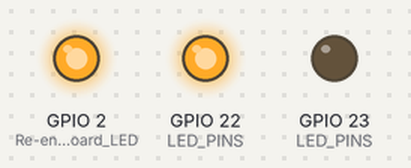
This program was run on a simulated ESP32. Parts: output pins drawn as LEDs (lit = HIGH). Pins used as bus, display or sensor lines are not drawn; what the program prints to the serial monitor is not drawn.

Above: at 4.4 s.
At 8.9 s:
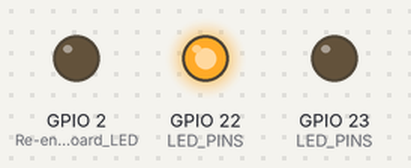
Timing chart, 0 to 10.6 s (numbered marks = the images above):
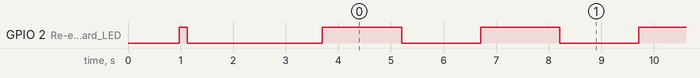

The program:

main.cpp
```cpp
#include <Arduino.h>
#include <array>
#include <algorithm>
#include <HardwareSerial.h>   // for Serial1/Serial2

//––– UART-based channel test helper –––
struct HardwareSerialTest {
  int tx_pin_txsl;     // ESP32 pin connected to TXSL A-side
  int rx_pin_txsr;     // ESP32 pin connected to TXSR A-side
  HardwareSerial* serial_port;
  String test_name;
};

// forward-declare the serial test function
String run_hardware_serial_tests(int tx1, int rx1, int ch1, int tx2, int rx2, int ch2);

// LED pins
constexpr int LED_PINS[] = {22, 23, 2};  // D22, D23, onboard LED (Note that TX0 and RX0 disable USB serial)

// TXS0108E OE pin
constexpr int TXS_OE = 15;  // Net-(TXS2-INIT/ENA)

// TXS0108E A-side pins (connected to ESP32)
// TXSL A-side pins
constexpr int TXSL_A_PINS[] = {13, 12, 14, 27, 26, 25, 33, 32};  // A1-A8 goes top to bottom
// TXSR A-side pins
constexpr int TXSR_A_PINS[] = {2, 4, 16, 17, 5, 18, 19, 21};     // A1-A8 goes bottom to top

// Record UART subtest pass/fail for channel 1 and 2
bool test_uart_ch1 = false;
bool test_uart_ch2 = false;

// Per-channel test result tracking
constexpr int NUM_CHANNELS = 8;
std::array<bool, NUM_CHANNELS> test1_high_pass = {false};
std::array<bool, NUM_CHANNELS> test1_low_pass  = {false};
std::array<bool, NUM_CHANNELS> test2_high_pass = {false};
std::array<bool, NUM_CHANNELS> test2_low_pass  = {false};
// Add more arrays if you add more tests

String test_results = "Failed Pin Numbers: ";
String output_message = "{\"msg\":\"";

String make_fail_msg(const std::array<bool, NUM_CHANNELS>& test, const char* label) {
  String msg = String(label) + ":";
  bool any_failed = false;
  for (int i = 0; i < NUM_CHANNELS; ++i) {
    if (!test[i]) {
      if (any_failed) msg += ",";
      msg += String(i+1);
      any_failed = true;
    }
  }
  if (!any_failed) msg += "None";
  return msg;
}

//–––––– Run two UART‐driven channel tests at once, report any failed channel numbers ––––––
String run_hardware_serial_tests(int tx1, int rx1, int ch1, int tx2, int rx2, int ch2) {
  // 1) Begin each UART with the given pins at 9600 baud
  Serial1.begin(9600, SERIAL_8N1, rx1, tx1);
  Serial2.begin(9600, SERIAL_8N1, rx2, tx2);

  // 2) Send a short ASCII test string on each UART
  Serial1.print("TEST_"); Serial1.print(tx1);  // embed pin in payload if you like
  Serial2.print("TEST_"); Serial2.print(tx2);
  delay(50);

  // 3) Collect incoming bytes (with a 100 ms timeout)
  String resp1 = "";
  String resp2 = "";
  unsigned long start = millis();
  while (millis() - start < 100) {
    if (Serial1.available()) resp1 += (char)Serial1.read();
    if (Serial2.available()) resp2 += (char)Serial2.read();
  }

  // 4) Print raw hex or ASCII to USB‐Serial for debug (unchanged)
  Serial.print("UART "); Serial.print(tx1);
  Serial.println(" → raw: " + resp1);
  Serial.print("UART "); Serial.print(tx2);
  Serial.println(" → raw: " + resp2);

  // 5) Build a list of any failed channel numbers:
  std::array<String,2> failedList = { "", "" };
  int failCount = 0;
  if (resp1.length() == 0) failedList[failCount++] = String(ch1);
  if (resp2.length() == 0) failedList[failCount++] = String(ch2);

  // 6) Teardown both UARTs so pins can be reused
  Serial1.end();
  Serial2.end();

  // 7) Return "None" if none failed, else join the failed channel(s) with ", "
  if (failCount == 0) {
    return String("None");
  } else if (failCount == 1) {
    return failedList[0];
  } else {
    return failedList[0] + ", " + failedList[1];
  }
}
//–––––––––––––––––––––––––––––––––––––––––––––––––––––––––––

// Left to right uart test
bool uart_channel_test(int idx) {
  int tx = TXSL_A_PINS[idx];
  int rx = TXSR_A_PINS[idx];
  Serial1.begin(9600, SERIAL_8N1, rx, tx);
  Serial1.print("TEST_"); Serial1.print(tx);
  delay(50);
  String resp = "";
  unsigned long start = millis();
  while (millis() - start < 100) {
    if (Serial1.available()) resp += (char)Serial1.read();
  }
  Serial.print("UART "); Serial.print(tx);
  Serial.println(" → raw: " + resp);
  Serial1.end();
  return resp.length() > 0;
}

// right to left uart test
bool uart_channel_test_reverse(int idx) {
  int tx = TXSR_A_PINS[idx];
  int rx = TXSL_A_PINS[idx];
  Serial1.begin(9600, SERIAL_8N1, rx, tx);
  Serial1.print("TEST_"); Serial1.print(tx);
  delay(50);
  String resp = "";
  unsigned long start = millis();
  while (millis() - start < 100) {
    if (Serial1.available()) resp += (char)Serial1.read();
  }
  Serial.print("UART_REV "); Serial.print(tx);
  Serial.println(" → raw: " + resp);
  Serial1.end();
  return resp.length() > 0;
}

void setup() {
  // begin serial for output
  Serial.begin(115200);
  delay(100);

  // Keep OE pin as INPUT during reset/boot so GPIO2 (the strapping pin)
  // isn't forced low. This lets the ESP32 finish its normal boot.
  pinMode(TXS_OE, INPUT);
  delay(250);  // wait for the ESP32 to exit reset

  // Now that boot is done, drive OE low to disable both TXS chips
  pinMode(TXS_OE, OUTPUT);
  digitalWrite(TXS_OE, LOW);

  // Initialize all TXS1 A-side pins to LOW
  for (int pin : TXSL_A_PINS) {
    pinMode(pin, OUTPUT);
    digitalWrite(pin, LOW);
  }

  // Initialize all TXS2 A-side pins to LOW, then set as inputs for testing
  for (int pin : TXSR_A_PINS) {
    pinMode(pin, OUTPUT);
    digitalWrite(pin, LOW);
  }
  for (int pin : TXSR_A_PINS) {
    pinMode(pin, INPUT_PULLDOWN);
  }

  // Initialize LEDs LOW
  for (int pin : LED_PINS) {
    pinMode(pin, OUTPUT);
    digitalWrite(pin, LOW);
  }

  // Initialize the TXS1s
  delay(250);
  digitalWrite(TXS_OE, HIGH);
  delay(50);

  // -------------- Test 1: Left to Right Steady High and Low ---------------- //

  // Test TXSL-->TXSR in the 'high' direction
  for (int pin : TXSR_A_PINS) {
    pinMode(pin, INPUT_PULLUP); // INPUT_PULLDOWN fights TXSR driving high and can confuse drive direction
  }

  for (uint8_t i = 0; i < NUM_CHANNELS; i++) {
    int outPin = TXSL_A_PINS[i];
    int inPin = TXSR_A_PINS[i];
    digitalWrite(outPin, HIGH);
    delay(10);
    test1_high_pass[i] = (digitalRead(inPin) == HIGH);
    delay(10);
  }

  // Test TXSL-->TXSR in the 'low' direction
  for (int pin : TXSR_A_PINS) {
    pinMode(pin, INPUT_PULLDOWN); // INPUT_PULLDOWN fights TXSR driving high and can confuse drive direction
  }
  for (uint8_t i = 0; i < NUM_CHANNELS; i++) {
    int outPin = TXSL_A_PINS[i];
    int inPin = TXSR_A_PINS[i];
    digitalWrite(outPin, LOW);
    delay(10);
    test1_low_pass[i] = (digitalRead(inPin) == LOW);
    delay(10);
  }

  // -------------- Test 2: Right to Left Steady High and Low ---------------- //

  // Test TXSR-->TXSL in the 'high' direction
  for (int pin : TXSL_A_PINS) {
    pinMode(pin, INPUT_PULLUP);   // Let TXSR drive high into TXSL
  }
  for (uint8_t i = 0; i < NUM_CHANNELS; i++) {
    int outPin = TXSR_A_PINS[i];
    int inPin  = TXSL_A_PINS[i];
    pinMode(outPin, OUTPUT);
    digitalWrite(outPin, HIGH);
    delay(10);
    test2_high_pass[i] = (digitalRead(inPin) == HIGH);
    delay(10);
  }

  // Test TXSR-->TXSL in the 'low' direction
  for (int pin : TXSL_A_PINS) {
    pinMode(pin, INPUT_PULLDOWN); // Let TXSR drive low into TXSL
  }
  for (uint8_t i = 0; i < NUM_CHANNELS; i++) {
    int outPin = TXSR_A_PINS[i];
    int inPin  = TXSL_A_PINS[i];
    digitalWrite(outPin, LOW);
    delay(10);
    test2_low_pass[i] = (digitalRead(inPin) == LOW);
    delay(10);
  }

  //––––––– UART-based subtest: Test 3 (All Channels) ––––––
  std::array<bool, NUM_CHANNELS> test3_uart_pass = {false};
  for (int i = 0; i < NUM_CHANNELS; ++i)
      test3_uart_pass[i] = uart_channel_test(i);
  bool test3_pass = std::all_of(test3_uart_pass.begin(), test3_uart_pass.end(), [](bool v){ return v; });

  //––––––– UART-based subtest: Test 4 (Reverse, All Channels) ––––––
  std::array<bool, NUM_CHANNELS> test4_uart_pass = {false};
  for (int i = 0; i < NUM_CHANNELS; ++i)
      test4_uart_pass[i] = uart_channel_test_reverse(i);
  bool test4_pass = std::all_of(test4_uart_pass.begin(), test4_uart_pass.end(), [](bool v){ return v; });

  //––––––––––––––––––––––––––––––––––––––––––––––––––––––––––

  // Aggregate results and set status LEDs
  bool all_passed = std::all_of(test1_high_pass.begin(), test1_high_pass.end(), [](bool v){ return v; }) &&
                    std::all_of(test1_low_pass.begin(),  test1_low_pass.end(),  [](bool v){ return v; }) &&
                    std::all_of(test2_high_pass.begin(), test2_high_pass.end(), [](bool v){ return v; }) &&
                    std::all_of(test2_low_pass.begin(),  test2_low_pass.end(),  [](bool v){ return v; }) &&
                    test3_pass && test4_pass;

  if (all_passed) {
    digitalWrite(23, HIGH); // D23 high if all tests pass
    digitalWrite(22, LOW);
  } else {
    digitalWrite(23, LOW);
    digitalWrite(22, HIGH); // D22 high if any test fails
  }

  pinMode(2, OUTPUT); // Re-enable onboard LED (it's dual-purposed as one of the channel tests)
  digitalWrite(2, LOW); // onboard LED initially off

  test_results += make_fail_msg(test1_high_pass, "T1H") + ", ";
  test_results += make_fail_msg(test1_low_pass,  "T1L") + ", ";
  test_results += make_fail_msg(test2_high_pass, "T2H") + ", ";
  test_results += make_fail_msg(test2_low_pass,  "T2L") + ", ";
  test_results += make_fail_msg(test3_uart_pass, "T3") + ", ";
  test_results += make_fail_msg(test4_uart_pass, "T4");
  output_message += test_results;
  output_message +=  "\"}";
}

void loop() {
  Serial.println(output_message);

  digitalWrite(2, !digitalRead(2)); // Toggle onboard LED

  // Toggle all TXSL pins for o-scope probing through circuit
  for (int pin : TXSL_A_PINS) {
    pinMode(pin, OUTPUT);
    digitalWrite(pin, !digitalRead(pin));
  }

  delay(1500); // Pause before re-sending diagnostic
}
```

Measured:
- by itself, GPIO 2 (Re-enable_onboard_LED): repeats every 3.0 s: HIGH 1.5 s, LOW 1.5 s
